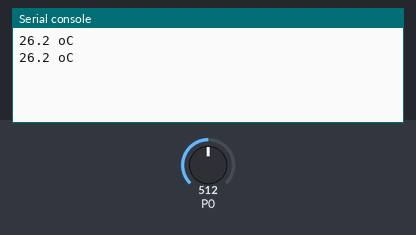
Simulated run of this program. Board: BBC micro:bit (MakeCode). Shown: the last lines printed to the serial console. Inputs (shaded band) come from the test bench; at power-on: P0 = 512 (analog values on the 0–1023 scale).

Above: at 1.2 s.
1.3 s: P0 set to 716
At 2.5 s:
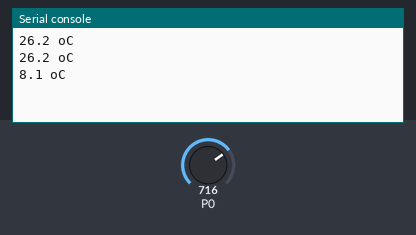
2.8 s: P0 set to 900
At 3.9 s:
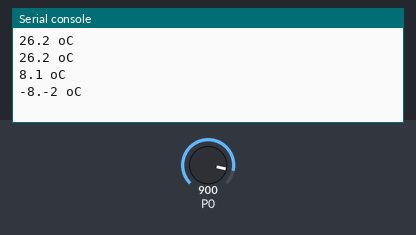
Timing chart, 0 to 5.8 s (numbered marks = the images above; inputs shaded):
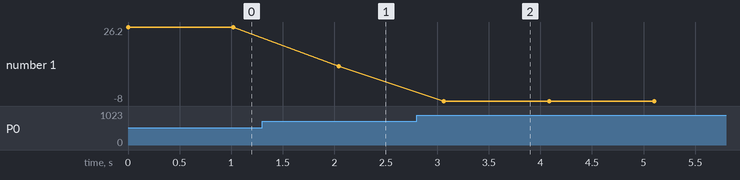

The program:

main.ts
```typescript
function _1_décimale () {
    Unité = Math.trunc(Temp_brute)
    Reste = Temp_brute * 10 - Unité * 10
    dixième = Math.trunc(Reste)
}
let dixième = 0
let Reste = 0
let Temp_brute = 0
let Unité = 0
serial.redirectToUSB()
basic.forever(function () {
    Temp_brute = pins.analogReadPin(AnalogPin.P0) * -0.0888 + 71.7
    _1_décimale()
    serial.writeLine("" + Unité + "." + dixième + " oC")
    basic.pause(1000)
})
```

test.ts
```typescript
// les tests vont ici ; cela ne sera pas compilé si ce paquet est utilisé en tant qu'extension.
```

Measured:
- after the input at 1.3 s, the serial console: prints a new line after 0.74 s (image 1)
- after the input at 2.8 s, the serial console: prints a new line after 0.26 s (image 2)
- plotted number 1: 26.2 → 8.1 after the input at 1.3 s, 8.1 → -8 after the input at 2.8 s
